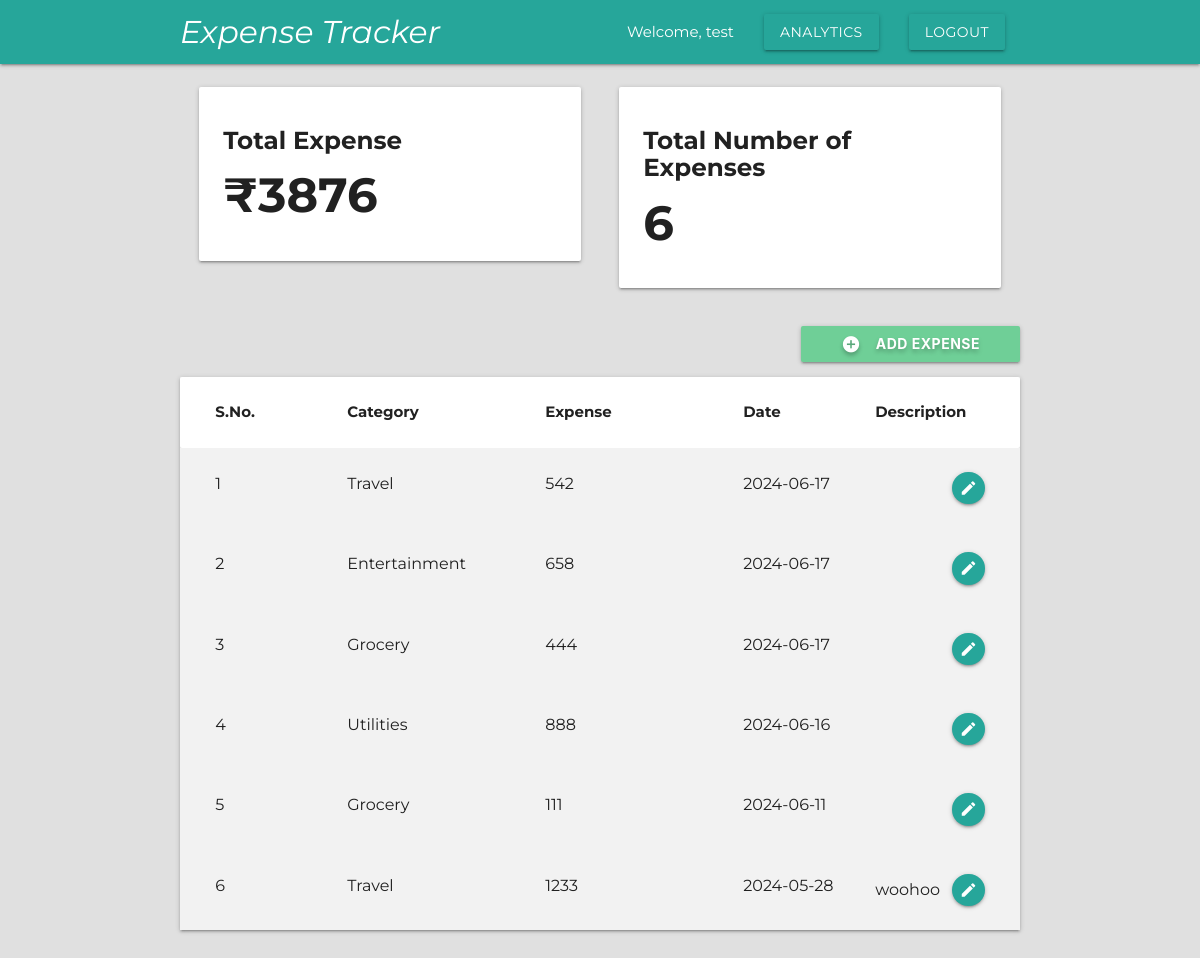
The page /dashboard/ (signed in) on the database its author committed.
### expenses/models.py (models this page shows, shortened)
class Expense(models.Model):
    id = models.AutoField(primary_key= True)
    user = models.ForeignKey(User, on_delete=models.CASCADE, related_name='Expense')
    category = models.CharField(max_length=50)
    cost = models.IntegerField()
    description = models.CharField(max_length=100)
    created_at = models.DateTimeField()

### expenses/middlewares.py (the view)
    def wrapped_view(request,*args,**kwargs):
        if request.user.is_authenticated == False:
            return redirect('login')
        return view_function(request, *args, **kwargs)

### expenses/templates/dashboard.html (shortened to what this page needs)
{% extends 'base.html' %}
{% block content %}
<nav class="nav-wrapper teal lighten-1">
    <div class="container">
        <a href="#" class="brand-logo center-on-small-only"><em>Expense Tracker</em></a>
        <ul class="right hide-on-med-and-down">
            <li><a href="#">Welcome, {{ user }}</a></li>
            <li><a href="{% url 'analytics' %}" class="btn">Analytics</a></li>
            <li><a href="{% url 'logout' %}" class="btn">Logout</a></li>
        </ul>
    </div>
</nav>
<div class="container">
    <section class="section section-stats">
        <div class="row">
            <div class="col s12 m6 l6">
                <div class="card-panel">
                    <h5 class="bold">Total Expense</h5>
                    <span class="total-expense"><h1>₹{{ total_expenses }}</h1></span>
                </div>
            </div>
            <div class="col s12 m6 l6">
                <div class="card-panel">
                    <h5 class="bold">Total Number of Expenses</h5>
                    <h1>{{ total_expense_count }}</h1>
                </div>
            </div>
        </div>
    </section>
    <section class="section section-expenses">
        <div class="row">
            <button class="btn waves-effect right modal-trigger" data-target="modal-add-expense">
                <i class="material-icons white-text left">add_circle</i>
                Add Expense
            </button>
        </div>
        <ul class="z-depth-1">
            <li>
                <div class="row card-panel z-depth-0">
                    <div class="col s12 m2 l2">
                        <span class="title bold">S.No.</span>
                    </div>
                    <div class="col s12 m3 l3">
                        <span class="title bold">Category</span>
                    </div>
                    <div class="col s12 m3 l3">
                        <span class="title bold">Expense</span>
                    </div>
                    <div class="col s12 m2 l2">
                        <span class="title bold">Date</span>
                    </div>
                    <div class="col s12 m2 l2">
                        <span class="title bold">Description</span>
                    </div>
                </div>
            </li>
            {% for expense in expenses %}
            <li>
                <div class="card-panel z-depth-0 expense">
                    <div class="row">
                        <div class="col s12 m2 l2">
                            <span class="title">{{ forloop.counter }}</span>
                        </div>
                        <div class="col s12 m3 l3">
                            <span class="title">{{ expense.category }}</span>
                        </div>
                        <div class="col s12 m3 l3">
                            <span class="title">{{ expense.cost }}</span>
                        </div>
                        <div class="col s12 m2 l2">
                            <span class="title">{{ expense.created_at|date:"Y-m-d" }}</span>
                        </div>
                        <div class="col s12 m2 l2 right-align flex-container">
                            <span class="title expense-description tooltipped" data-tooltip="{{ expense.description }}">{{ expense.description }}</span>
                            <a href="#modal-edit-expense-{{ expense.id }}" class="btn-floating btn-small waves-effect waves-light modal-trigger">
                                <i class="material-icons">edit</i>
                            </a>
                        </div>
                    </div>
                </div>
            </li>
            {% endfor %}
        </ul>
    </section>
</div>
{% endblock %}

### expenses/templates/base.html (shortened to what this page needs)
{% load static %}
<!DOCTYPE html>
<html lang="en">
<head>
    <link rel="stylesheet" href="https://cdnjs.cloudflare.com/ajax/libs/materialize/1.0.0/css/materialize.min.css">
</head>
<body>
    {% block content %}
    {% endblock %}
</body>
</html>

### rows shown on the page
Expense: category "Travel", cost "542", created_at "2024-06-17"
Expense: category "Entertainment", cost "658", created_at "2024-06-17"
Expense: category "Grocery", cost "444", created_at "2024-06-17"
Expense: category "Utilities", cost "888", created_at "2024-06-16"
Expense: category "Grocery", cost "111", created_at "2024-06-11"
Expense: category "Travel", cost "1233", created_at "2024-05-28", description "woohoo"

### other values the page prints
{{ user }} "test"
{{ total_expenses }} "3876"
{{ total_expense_count }} "6"
